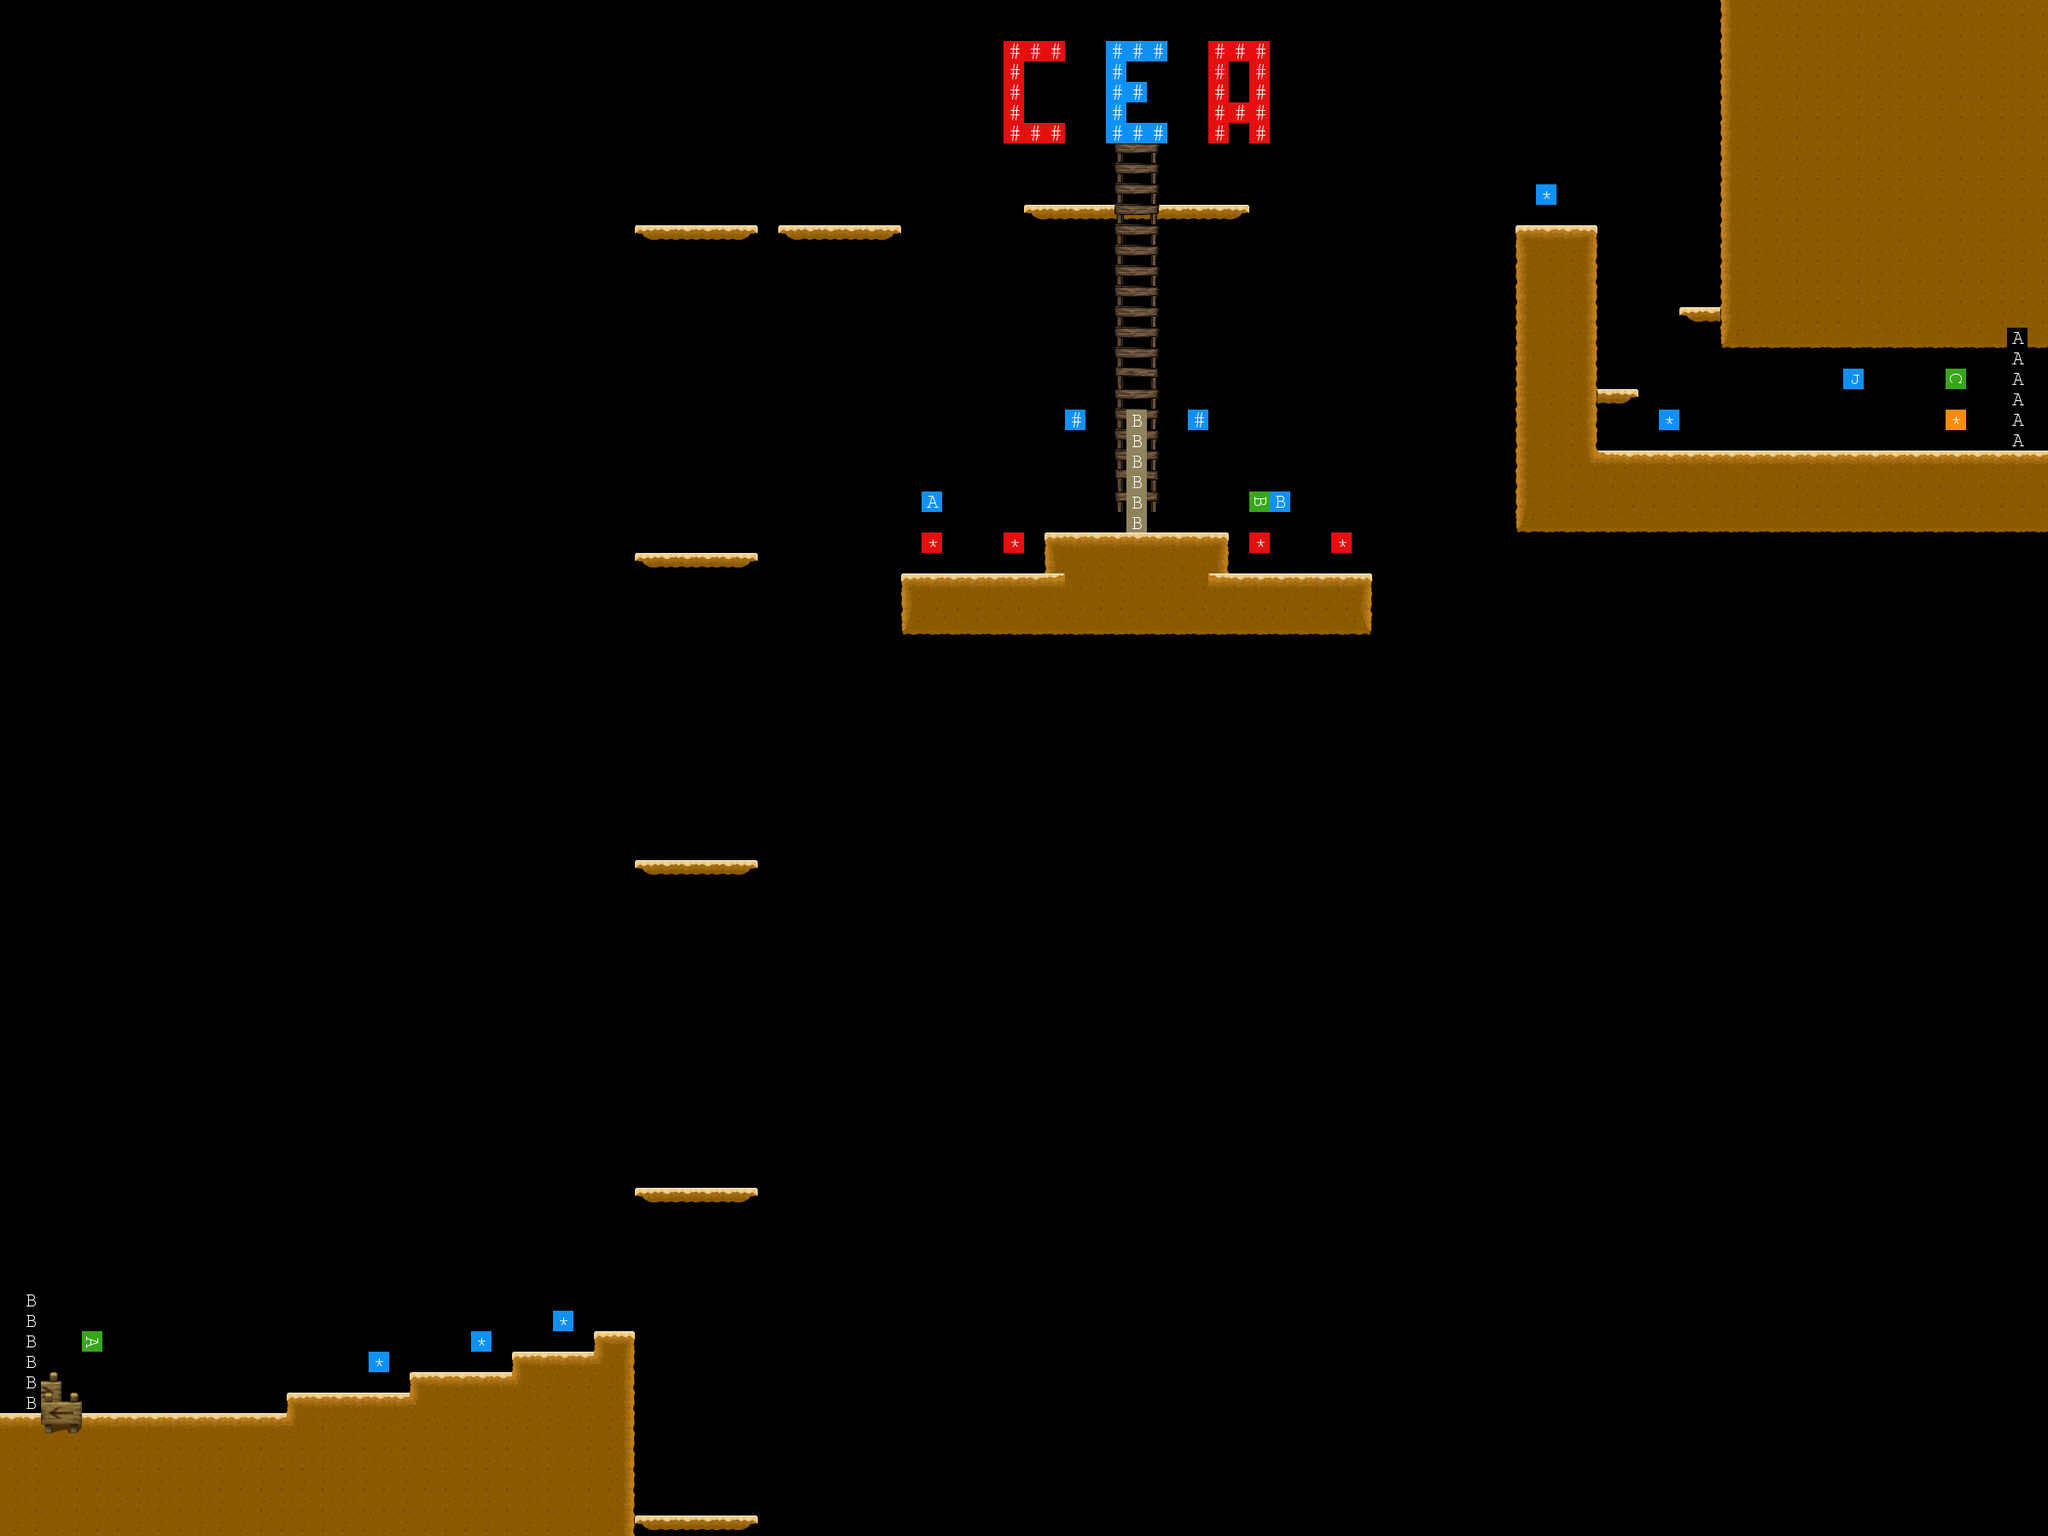

Rendered tile map (Tiled .tmx) drawn with the repository's tilesets; below, a short description and the map source with its tile grids summarised:
An orthogonal 100x75 tile map with 24x24 px tiles, 12 tile layers (DecorationBackground_1, DecorationBackground_2, DecorationBack_1, Base_1, ...), 10 tilesets and 3 objects (1, 2, 3).

<map version="1.2" tiledversion="1.3.0" orientation="orthogonal" renderorder="right-down" compressionlevel="0" width="100" height="75" tilewidth="24" tileheight="24" infinite="0" nextlayerid="14" nextobjectid="4">
 <tileset firstgid="1" name="BaseDessert" tilewidth="24" tileheight="24" spacing="1" margin="1" tilecount="8" columns="8">
  <image source="maps/BaseDessert.png" width="201" height="26" />
 </tileset>
 <tileset firstgid="9" name="SolidDessert" tilewidth="24" tileheight="24" spacing="1" margin="1" tilecount="8" columns="8">
  <image source="maps/SolidDessert.png" width="201" height="26" />
 </tileset>
 <tileset firstgid="17" name="Location" tilewidth="24" tileheight="24" tilecount="100" columns="10">
  <image source="maps/Location.png" width="240" height="240" />
 </tileset>
 <tileset firstgid="117" name="Notification" tilewidth="24" tileheight="24" tilecount="100" columns="10">
  <image source="maps/Notification.png" width="240" height="240" />
 </tileset>
 <tileset firstgid="217" name="Stone" tilewidth="24" tileheight="24" tilecount="8" columns="4">
  <image source="maps/Stone.png" width="96" height="48" />
 </tileset>
 <tileset firstgid="225" name="Flags" tilewidth="24" tileheight="24" tilecount="330" columns="30">
  <image source="maps/MarioFlags.png" width="720" height="264" />
 </tileset>
 <tileset firstgid="555" name="OtherFlags" tilewidth="24" tileheight="24" tilecount="1024" columns="32">
  <image source="maps/OtherFlags.png" width="768" height="768" />
 </tileset>
 <tileset firstgid="1579" name="Ladder" tilewidth="24" tileheight="24" tilecount="36" columns="12">
  <image source="maps/Ladder.png" width="288" height="72" />
 </tileset>
 <tileset firstgid="1615" name="BlankVanish" tilewidth="24" tileheight="24" tilecount="36" columns="6">
  <image source="maps/BlankVanish.png" width="144" height="144" />
 </tileset>
 <tileset firstgid="1651" name="DarkWater" tilewidth="24" tileheight="24" spacing="1" margin="1" tilecount="30" columns="6">
  <image source="maps/DarkWater.png" width="151" height="126" />
 </tileset>
 <layer id="12" name="DecorationBackground_1" width="100" height="75">
  <data>[7500 cells, 180 non-empty, 1 distinct tile ids]</data>
 </layer>
 <layer id="13" name="DecorationBackground_2" width="100" height="75">
  <data>[7500 cells, 33 non-empty, 6 distinct tile ids]</data>
 </layer>
 <layer id="4" name="DecorationBack_1" width="100" height="75">
  <data>[7500 cells, 15 non-empty, 9 distinct tile ids]</data>
 </layer>
 <layer id="1" name="Base_1" width="100" height="75">
  <data>[7500 cells, 93 non-empty, 10 distinct tile ids]</data>
 </layer>
 <layer id="8" name="Base_2" width="100" height="75">
  <data>[7500 cells, 20 non-empty, 4 distinct tile ids]</data>
 </layer>
 <layer id="9" name="Base_3" width="100" height="75">
  <properties>
   <property name="DIRECTION" value="0,-2,0" />
   <property name="LENGTH" value="192" />
   <property name="SPEED" value="1" />
   <property name="TYPEMOV" value="5" />
  </properties>
  <data>[7500 cells, 30 non-empty, 3 distinct tile ids]</data>
 </layer>
 <layer id="10" name="Base_4" width="100" height="75">
  <properties>
   <property name="ANGLE" value="1" />
   <property name="CLOCKWISE" value="FALSE" />
   <property name="FINALANGLE" value="90" />
   <property name="INITANGLE" value="270" />
   <property name="RADIX" value="360" />
   <property name="SPEED" value="1" />
   <property name="TYPEMOV" value="3" />
  </properties>
  <data>[7500 cells, 6 non-empty, 3 distinct tile ids]</data>
 </layer>
 <layer id="11" name="Ladder_1" width="100" height="75">
  <data>[7500 cells, 54 non-empty, 9 distinct tile ids]</data>
 </layer>
 <layer id="2" name="Solid_1" width="100" height="75">
  <data>[7500 cells, 631 non-empty, 7 distinct tile ids]</data>
 </layer>
 <layer id="3" name="DecorationFront_1" width="100" height="75">
  <data>[7500 cells, 4 non-empty, 4 distinct tile ids]</data>
 </layer>
 <layer id="5" name="Location" width="100" height="75">
  <data>[7500 cells, 49 non-empty, 11 distinct tile ids]</data>
 </layer>
 <layer id="6" name="Notification" width="100" height="75">
  <data>[7500 cells, 18 non-empty, 3 distinct tile ids]</data>
 </layer>
 <objectgroup id="7" name="ObjectZone">
  <object id="1" name="1" x="1056" y="552" width="72" height="72">
   <properties>
    <property name="0" value="YES" />
    <property name="1" value="NO" />
    <property name="10" value="4" />
    <property name="2" value="NO" />
    <property name="3" value="NO" />
    <property name="4" value="0,6,21" />
    <property name="5" value="0" />
    <property name="6" value="80" />
    <property name="7" value="1000" />
    <property name="8" value="5" />
    <property name="9" value="71180" />
   </properties>
  </object>
  <object id="2" name="2" x="1464" y="552" width="72" height="72">
   <properties>
    <property name="0" value="YES" />
    <property name="1" value="NO" />
    <property name="10" value="4" />
    <property name="2" value="NO" />
    <property name="3" value="NO" />
    <property name="4" value="0,6,21" />
    <property name="5" value="0" />
    <property name="6" value="80" />
    <property name="7" value="1000" />
    <property name="8" value="5" />
    <property name="9" value="71181" />
   </properties>
  </object>
  <object id="3" name="3" x="2136" y="408" width="72" height="72">
   <properties>
    <property name="0" value="YES" />
    <property name="1" value="NO" />
    <property name="10" value="2" />
    <property name="2" value="NO" />
    <property name="3" value="NO" />
    <property name="4" value="0,6,21" />
    <property name="5" value="0" />
    <property name="6" value="40" />
    <property name="7" value="2000" />
    <property name="8" value="7" />
    <property name="9" value="71182" />
   </properties>
  </object>
 </objectgroup>
</map>
